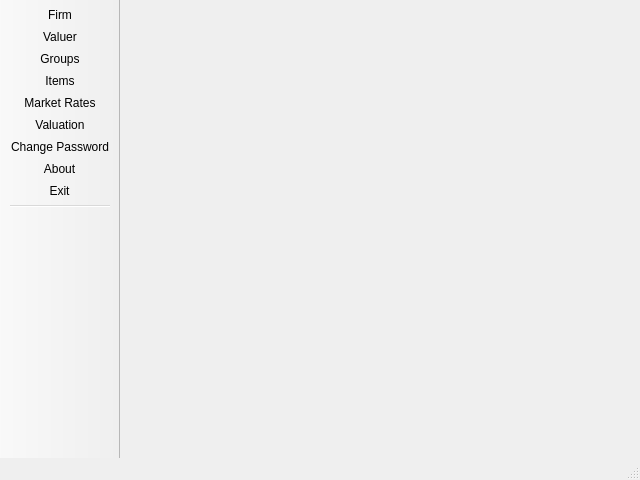
<?xml version="1.0" encoding="UTF-8"?>
<ui version="4.0">
 <class>MainWindow</class>
 <widget class="QMainWindow" name="MainWindow">
  <property name="geometry">
   <rect>
    <x>0</x>
    <y>0</y>
    <width>640</width>
    <height>480</height>
   </rect>
  </property>
  <property name="windowTitle">
   <string>MainWindow</string>
  </property>
  <widget class="QWidget" name="centralwidget"/>
  <widget class="QMenuBar" name="menubar">
   <property name="geometry">
    <rect>
     <x>0</x>
     <y>0</y>
     <width>640</width>
     <height>22</height>
    </rect>
   </property>
  </widget>
  <widget class="QStatusBar" name="statusbar"/>
  <widget class="QToolBar" name="toolBar">
   <property name="sizePolicy">
    <sizepolicy hsizetype="Fixed" vsizetype="Preferred">
     <horstretch>0</horstretch>
     <verstretch>0</verstretch>
    </sizepolicy>
   </property>
   <property name="windowTitle">
    <string>toolBar</string>
   </property>
   <property name="whatsThis">
    <string/>
   </property>
   <property name="movable">
    <bool>false</bool>
   </property>
   <property name="orientation">
    <enum>Qt::Vertical</enum>
   </property>
   <property name="iconSize">
    <size>
     <width>29</width>
     <height>28</height>
    </size>
   </property>
   <property name="floatable">
    <bool>false</bool>
   </property>
   <attribute name="toolBarArea">
    <enum>LeftToolBarArea</enum>
   </attribute>
   <attribute name="toolBarBreak">
    <bool>false</bool>
   </attribute>
   <addaction name="actionFirm"/>
   <addaction name="actionValuer"/>
   <addaction name="actionGroups"/>
   <addaction name="actionItems"/>
   <addaction name="actionMarket_Rates"/>
   <addaction name="actionValuation"/>
   <addaction name="actionChange_Password"/>
   <addaction name="actionAbout"/>
   <addaction name="actionExit"/>
   <addaction name="separator"/>
  </widget>
  <action name="actionFirm">
   <property name="icon">
    <iconset resource="toolbar.qrc">
     <normaloff>:/icons/icons8-organization-50.png</normaloff>:/icons/icons8-organization-50.png</iconset>
   </property>
   <property name="text">
    <string>Firm</string>
   </property>
   <property name="toolTip">
    <string>Firm</string>
   </property>
   <property name="shortcut">
    <string>Alt+F</string>
   </property>
  </action>
  <action name="actionValuer">
   <property name="icon">
    <iconset resource="toolbar.qrc">
     <normaloff>:/icons/icons8-user-50.png</normaloff>:/icons/icons8-user-50.png</iconset>
   </property>
   <property name="text">
    <string>Valuer</string>
   </property>
   <property name="toolTip">
    <string>Valuer</string>
   </property>
   <property name="shortcut">
    <string>Alt+V</string>
   </property>
  </action>
  <action name="actionGroups">
   <property name="icon">
    <iconset resource="toolbar.qrc">
     <normaloff>:/icons/icons8-list-50.png</normaloff>:/icons/icons8-list-50.png</iconset>
   </property>
   <property name="text">
    <string>Groups</string>
   </property>
   <property name="toolTip">
    <string>Groups</string>
   </property>
   <property name="shortcut">
    <string>Alt+G</string>
   </property>
  </action>
  <action name="actionItems">
   <property name="icon">
    <iconset resource="toolbar.qrc">
     <normaloff>:/icons/icons8-ring-50.png</normaloff>:/icons/icons8-ring-50.png</iconset>
   </property>
   <property name="text">
    <string>Items</string>
   </property>
   <property name="toolTip">
    <string>Items</string>
   </property>
   <property name="shortcut">
    <string>Alt+I</string>
   </property>
  </action>
  <action name="actionMarket_Rates">
   <property name="icon">
    <iconset resource="toolbar.qrc">
     <normaloff>:/icons/icons8-us-dollar-50.png</normaloff>:/icons/icons8-us-dollar-50.png</iconset>
   </property>
   <property name="text">
    <string>Market Rates</string>
   </property>
   <property name="toolTip">
    <string>Market Rates</string>
   </property>
   <property name="shortcut">
    <string>Alt+M</string>
   </property>
  </action>
  <action name="actionValuation">
   <property name="text">
    <string>Valuation</string>
   </property>
   <property name="toolTip">
    <string>Valuation</string>
   </property>
   <property name="shortcut">
    <string>Alt+A</string>
   </property>
  </action>
  <action name="actionChange_Password">
   <property name="icon">
    <iconset resource="toolbar.qrc">
     <normaloff>:/icons/icons8-password-50.png</normaloff>:/icons/icons8-password-50.png</iconset>
   </property>
   <property name="text">
    <string>Change Password</string>
   </property>
   <property name="toolTip">
    <string>Change Password</string>
   </property>
   <property name="shortcut">
    <string>Alt+P</string>
   </property>
  </action>
  <action name="actionAbout">
   <property name="icon">
    <iconset resource="toolbar.qrc">
     <normaloff>:/icons/icons8-about-50.png</normaloff>:/icons/icons8-about-50.png</iconset>
   </property>
   <property name="text">
    <string>About</string>
   </property>
   <property name="toolTip">
    <string>About</string>
   </property>
   <property name="shortcut">
    <string>Alt+B</string>
   </property>
  </action>
  <action name="actionExit">
   <property name="icon">
    <iconset resource="toolbar.qrc">
     <normaloff>:/icons/icons8-exit-50.png</normaloff>:/icons/icons8-exit-50.png</iconset>
   </property>
   <property name="text">
    <string>Exit</string>
   </property>
   <property name="toolTip">
    <string>Exit</string>
   </property>
   <property name="shortcut">
    <string>Esc</string>
   </property>
  </action>
 </widget>
 <resources>
  <include location="toolbar.qrc"/>
 </resources>
 <connections/>
</ui>
